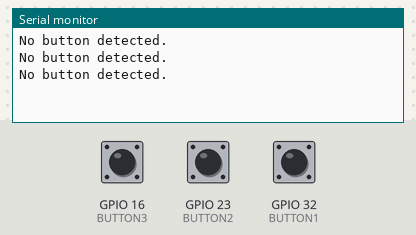
Recording of a sketch running on a simulated ESP32. Shown: the last lines printed to the serial monitor. Inputs (shaded band) come from the test bench; at power-on: GPIO 16 (BUTTON3) HIGH, GPIO 23 (BUTTON2) HIGH, GPIO 32 (BUTTON1) HIGH.

Above: at 4.8 s.
4.9 s: GPIO 16 (BUTTON3) pulled LOW for 2.35 s
At 7.2 s:
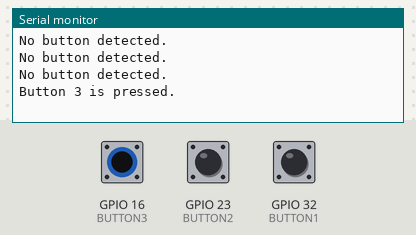
8.7 s: GPIO 23 (BUTTON2) pulled LOW for 2.35 s
At 11.4 s:
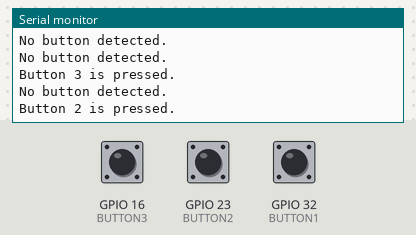
12.5 s: GPIO 32 (BUTTON1) pulled LOW for 2.35 s
At 14.5 s:
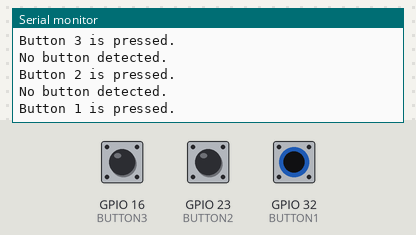

Measured:
- after the input at 4.9 s, the serial monitor: prints a new line after 1.1 s (image 1)
- after the input at 8.7 s, the serial monitor: prints a new line after 1.3 s (image 2)
- after the input at 12.5 s, the serial monitor: prints a new line after 1.5 s (image 3)

The sketch:

buttonTest.ino
```cpp
#include <Arduino.h>

#define BUTTON1 32
#define BUTTON2 23
#define BUTTON3 16

int button1State = 0;
int button2State = 0;
int button3State = 0;

void setup() {
  Serial.begin(9600);
  pinMode(BUTTON1, INPUT_PULLUP);
  pinMode(BUTTON2, INPUT_PULLUP);
  pinMode(BUTTON3, INPUT_PULLUP);
}

void loop() {
  button1State = digitalRead(BUTTON1);
  button2State = digitalRead(BUTTON2);
  button3State = digitalRead(BUTTON3);

  if (button1State == LOW){
    Serial.println("Button 1 is pressed.");
  }
  else if (button2State == LOW){
    Serial.println("Button 2 is pressed.");
  }
  else if (button3State == LOW){
    Serial.println("Button 3 is pressed.");
  }
  else{
    Serial.println("No button detected.");
  }
  delay(2000);
}
```
